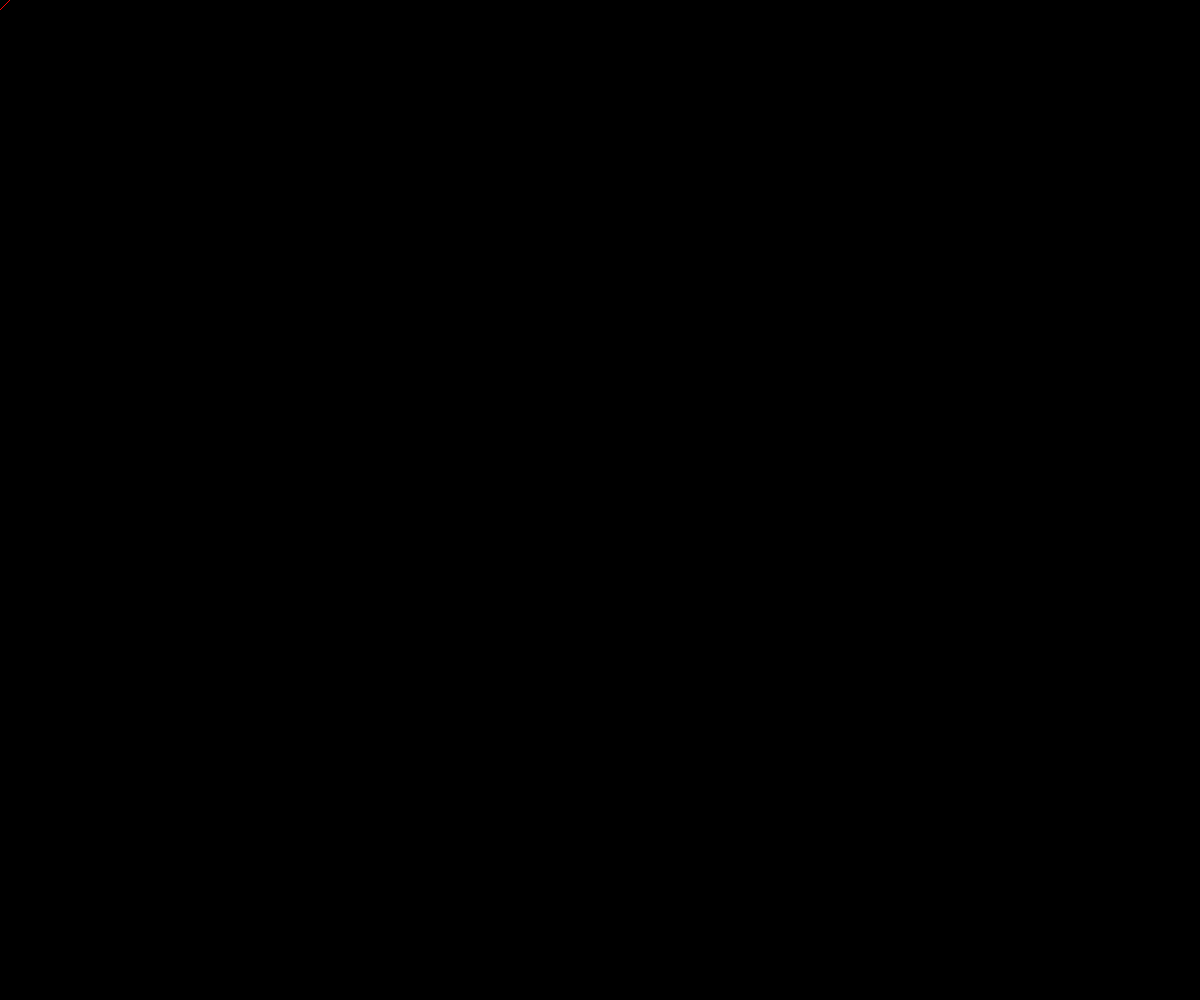
Frame 1 (no input)
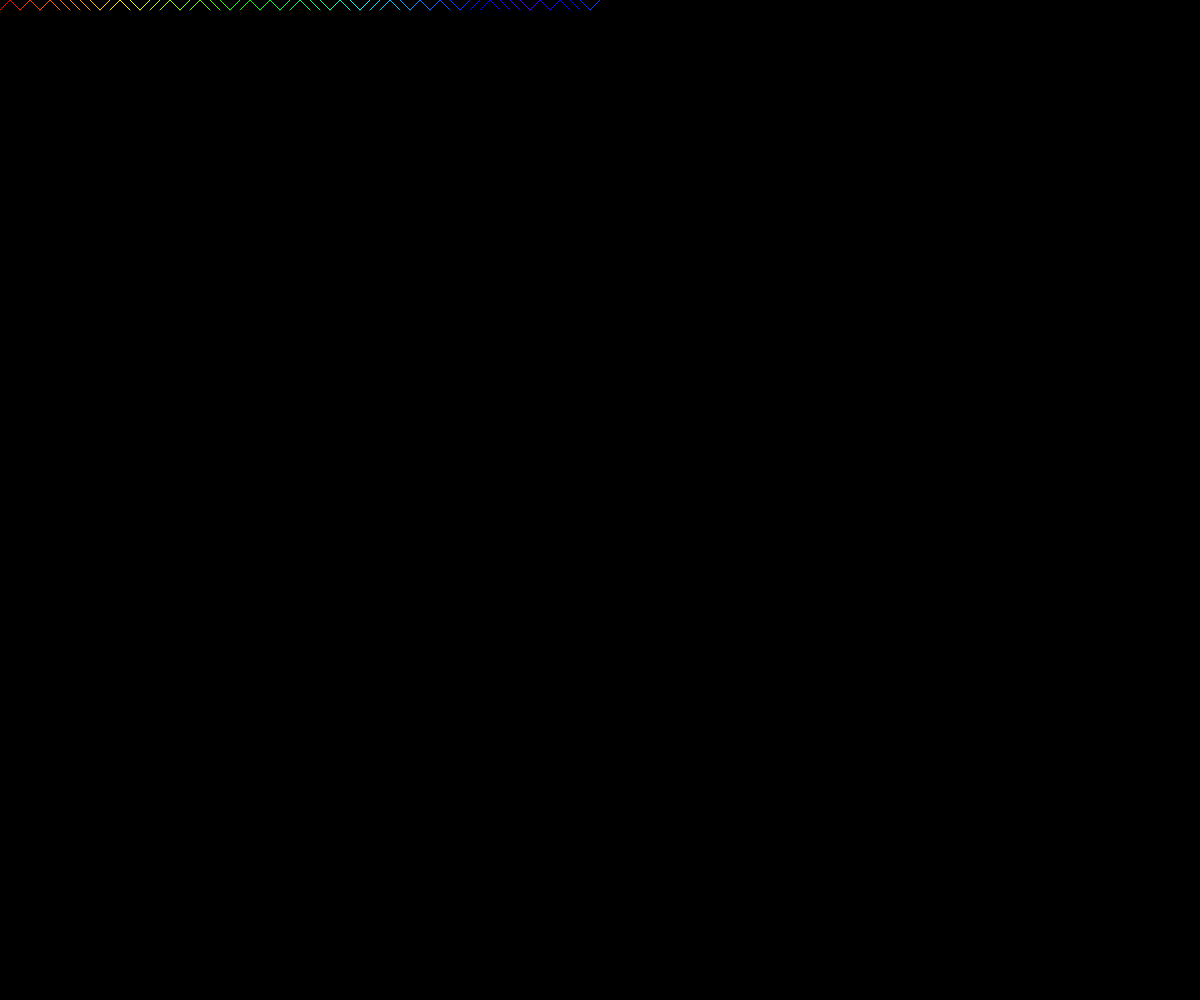
Frame 60 (no input)
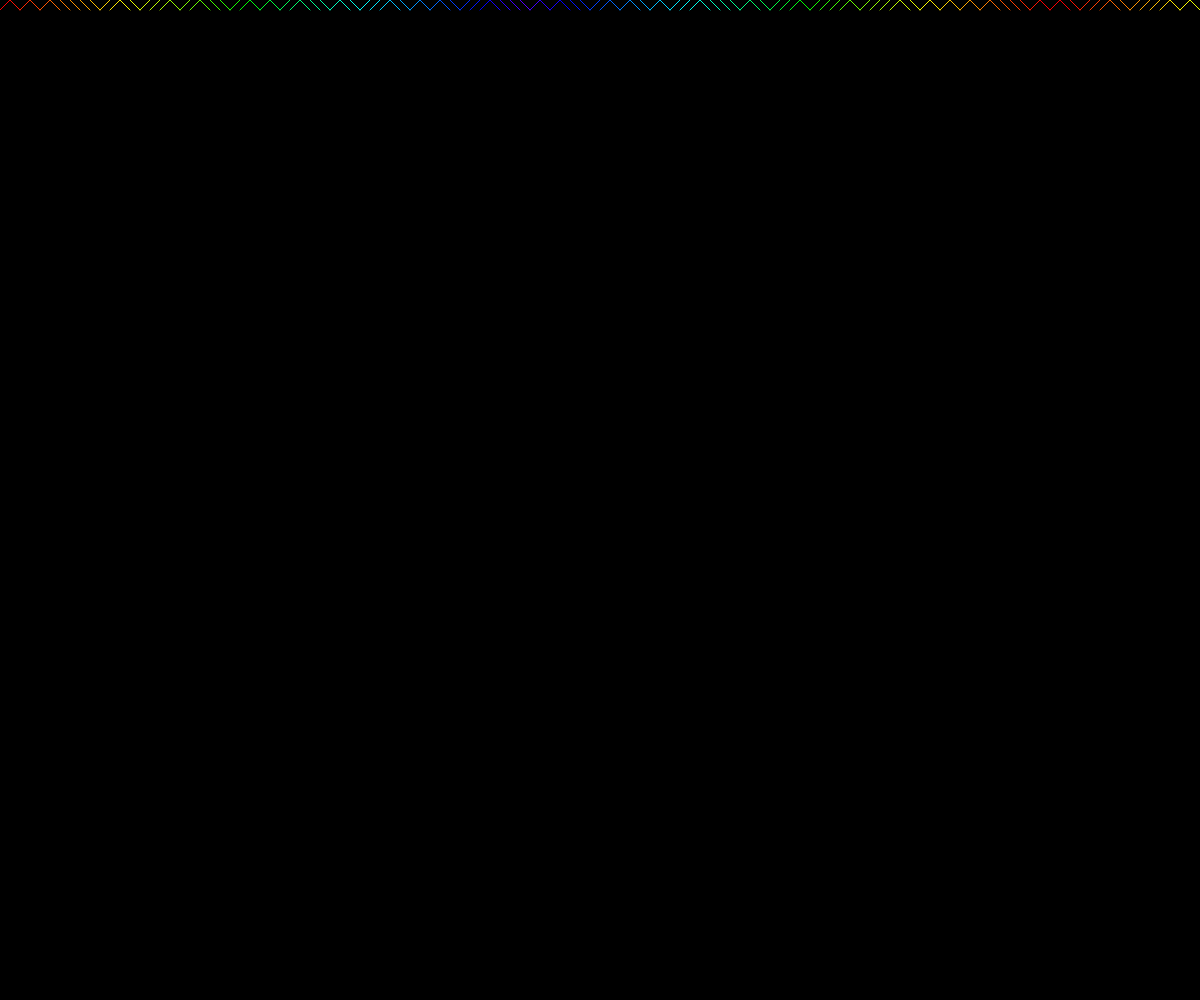
Frame 120 (the mouse pressed at the canvas centre since frame 60)

The p5.js sketch that drew these frames (run headless with seeded random() and noise() and a simulated clock; from frame 60 on, the mouse is pressed at the canvas centre):

// p5.js sketch
// ── sketch.js
let x = 0;
let y = 0;
let spacing = 10;
let col = 0;
let inc = 5;

function setup() {
    createCanvas (windowWidth, windowHeight);
    background(0);
    colorMode(HSB);
}

function draw() {
    
    //line properties
    stroke(col, 255, 255);
    
    //determine which line to draw
    if (random(1) < 0.50) {
        line(x, y, x + spacing, y + spacing);    
    } else {
        line(x, y + spacing, x + spacing, y);
    }
    
    //move into position to draw the next line and change the colour
    x = x + spacing;
    col = col + inc;
        if (col > 255 || col < 0) {
            inc = inc*-1;
        }
    
    if (x >= width) {
        x = 0;
        y = y + spacing;   
    }
    
    
    //if the canvas is full, reset the position and slightly fade the drawn lines
    if (y >= height) {
        y = 0;
        fill(0, 0, 0, 0.2);
        noStroke();
        rect(0, 0, windowWidth, windowHeight);
    }
}
